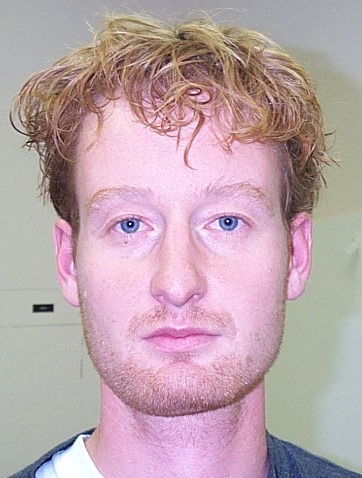
%> input picture images/DB1/db1_10.jpg, 362 x 478 px
$ octave --eval "result = hybrid_eye(imread('images/DB1/db1_10.jpg'));"   (GNU Octave 9; MATLAB toolbox functions it lacks are replaced by stand-ins)
%> lines starting %> are read from the running program, lines starting %| are printed output that depends on the picture; in (x1, y1, x2, y2) boxes, pixels count from 0 and x2, y2 are one past the last pixel; in counts of white or black regions, pixels touching at a corner belong together; the program's own positions count from 1
### eye_map.m
function [out_image_illum] = eye_map(in_image)

%Test
%in_image = imread("images/DB0/db0_1.jpg");

%Convert RGB color values to YCbCr color space
chroma_img = rgb2ycbcr(in_image);
%> chroma_img: size 478x362x3 uint8; mean of channels 1, 2, 3 164.5, 127.4, 137.8

%color channels scaling
Y = uint16(255 * mat2gray(chroma_img(:,:,1)));
Cb = uint16(255 * mat2gray(chroma_img(:,:,2)));
Cr = uint16(255 * mat2gray(chroma_img(:,:,3)));

Cr_negative = 255 - Cr;

%First eye map
EyeMapC = (1/3).*(Cb.^2 + Cr_negative.^2 + (Cb./Cr));
EyeMapC = im2double(histeq(EyeMapC)); %Send back?
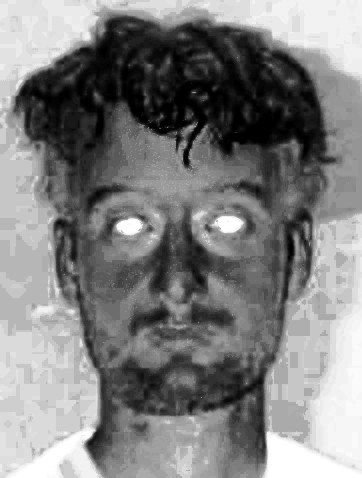
%> EyeMapC: size 478x362 double; min 0, max 1, mean 0.504

SE = strel('disk', 4);
%Second eye map
Dilate = imdilate(Y,SE);
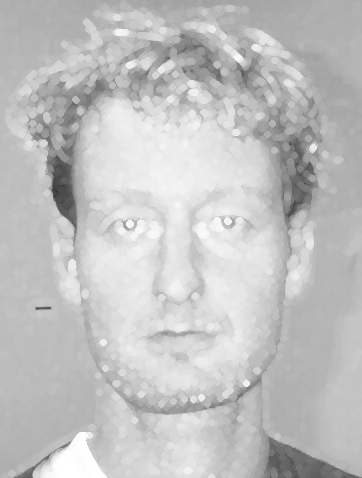
%> Dilate: size 478x362 uint16; min 52, max 255, mean 193.3
Erode = imerode(Y,SE);
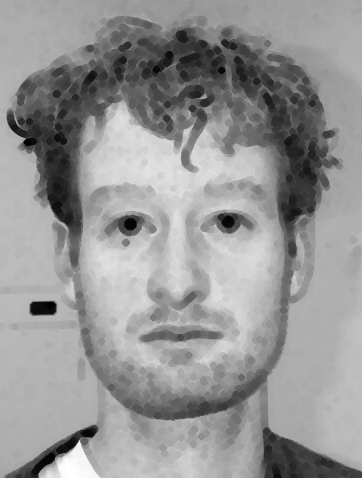
%> Erode: size 478x362 uint16; min 0, max 255, mean 149

EyeMapL = Dilate./(Erode+1);
EyeMapL = im2double(histeq(EyeMapL));
%> EyeMapL: size 478x362 double; every value is 1

%Combination of Cr and Cb
EyeMap = EyeMapC.* EyeMapL;
EyeMap = histeq(EyeMap);

EyeMap = EyeMap > 0.85;
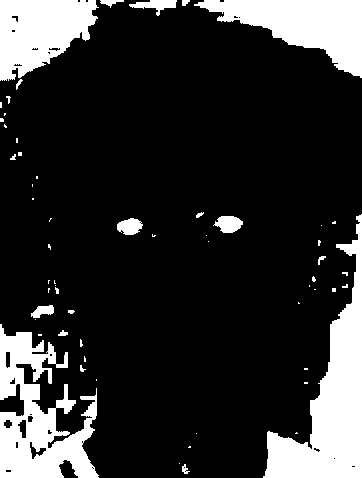
%> EyeMap: size 478x362 logical; 18.2% white; 59 white regions (39 under 20 px), largest, box (x1, y1, x2, y2) and area: (263, 214, 362, 478) 9650, (0, 324, 99, 478) 7989, (194, 0, 362, 78) 6361

%Normalize
EyeMap = uint8(255 * mat2gray(EyeMap));

out_image_illum = imdilate(EyeMap,SE);
%> out_image_illum: size 478x362 uint8; 23.8% white; 33 white regions, largest, box (x1, y1, x2, y2) and area: (0, 0, 362, 93) 14302, (260, 211, 362, 478) 11231, (0, 321, 102, 478) 11057

%imshow(out_image_illum)

### eye_map_colour.m
function [out_image_colour] = eye_map_colour(in_image)

%Test
%in_image = imread("image_0253.jpg");

gray_im = rgb2gray(in_image);
gray_im = histeq(gray_im);
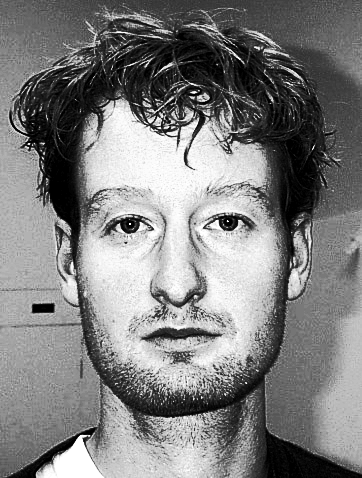
%> gray_im: size 478x362 uint8; min 0, max 255, mean 126.9

out_image_colour = gray_im > 20;
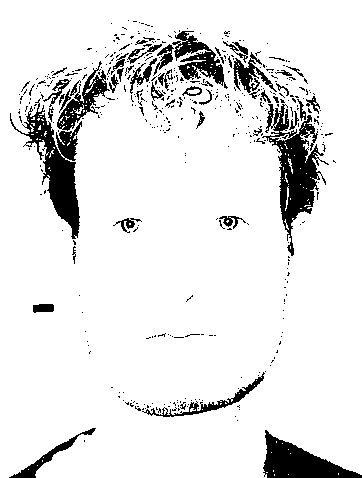
%> out_image_colour: size 478x362 logical; 89.9% white; 467 black regions (417 under 20 px), largest, box (x1, y1, x2, y2) and area: (262, 104, 329, 256) 3408, (10, 98, 82, 239) 3108, (263, 430, 362, 478) 2266

### eye_map_edge.m
function [out_image_edge] = eye_map_edge(in_image)

%Test
%in_image = imread("image_0253.jpg");

gray_im = rgb2gray(in_image);
%Sobel can detect edges
sobel_im = edge(gray_im, 'sobel');
%> sobel_im: size 478x362 logical; 4.2% white in thin lines or dots

SE = strel('disk', 4);

%Dilation twice to enhance the conected regions
edge_im = imdilate(sobel_im,SE);
%> edge_im: size 478x362 logical; 28.1% white; 56 white regions, largest, box (x1, y1, x2, y2) and area: (6, 15, 340, 356) 34480, (104, 363, 257, 421) 2927, (5, 424, 107, 478) 1647
edge_im = imdilate(edge_im,SE);
%> edge_im: size 478x362 logical; 39.9% white; 15 white regions, largest, box (x1, y1, x2, y2) and area: (3, 12, 362, 478) 56926, (127, 288, 227, 346) 3413, (2, 421, 110, 478) 2568

%Erosion three times to get rid of unwanted connected regions
edge_im = imerode(edge_im,SE);
%> edge_im: size 478x362 logical; 30.4% white; 22 white regions, largest, box (x1, y1, x2, y2) and area: (6, 15, 340, 425) 43330, (139, 291, 224, 343) 1906, (5, 424, 107, 478) 1690
edge_im = imerode(edge_im,SE);
%> edge_im: size 478x362 logical; 21.4% white; 59 white regions (41 under 20 px), largest, box (x1, y1, x2, y2) and area: (9, 18, 337, 304) 30533, (107, 366, 255, 420) 2283, (8, 427, 104, 478) 784
out_image_edge = imerode(edge_im,SE);
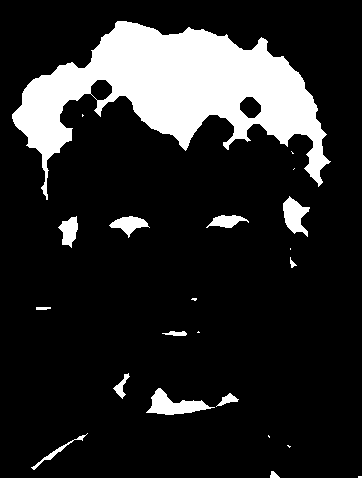
%> out_image_edge: size 478x362 logical; 15.4% white; 22 white regions (9 under 20 px), largest, box (x1, y1, x2, y2) and area: (12, 21, 331, 200) 23371, (146, 388, 215, 415) 836, (283, 196, 310, 237) 613

### eye_rules.m
%Rules to detect eye blobs
%Solidity of the region is greater than 0.5
%Aspect ratio between 0.8 and 4.0
%Connected region is not touching the border
%The orientation of the connected component is between -45 and +45 degree


function image_eye_rules = eye_rules(in_image)

%> the run ends on the next line
    blob_areas = regionprops(in_image, 'Solidity', 'BoundingBox', 'Orientation', 'PixelList', 'Area');

%clear border
    image_eye_rules = imclearborder(in_image);

    for i = 1:length(blob_areas)

        solidity = blob_areas(i).Solidity;

        width = blob_areas(i).BoundingBox(3);
        height = blob_areas(i).BoundingBox(4);
        aspectRatio = width/height;

        orientation = blob_areas(i).Orientation;

        % remove blobs according to rules
        if ((solidity < 0.5) && (aspectRatio > 4.0 || aspectRatio < 0.8) && (orientation < -45 || orientation > 45))
            region_pixels = blob_areas(i).PixelList;
            image_eye_rules(region_pixels) = 0;
        end
    end
end

### hybrid_eye.m
function [hybrid_image] = hybrid_eye(in_image)

% Test
%in_image = imread("images/DB1/db1_10.jpg");
% in_image = white_patch(in_image);

out_image_illum = eye_map(in_image);
out_image_colour = eye_map_colour(in_image);
out_image_edge = eye_map_edge(in_image);

%Eye blob rules
out_image_illum = eye_rules(out_image_illum);
out_image_colour = eye_rules(out_image_colour);
out_image_edge = eye_rules(out_image_edge);

%Combine images after rules have been applied
ill_and_colour = out_image_illum & out_image_colour;
ill_and_edge = out_image_illum & out_image_edge;
colour_and_edge = out_image_colour & out_image_edge;

hybrid_image = ill_and_colour | ill_and_edge | colour_and_edge;
hybrid_image = bwareafilt(hybrid_image, 8);

% [11 lines of commented-out code are left out]

$ run again, on images/DB1/db1_01.jpg
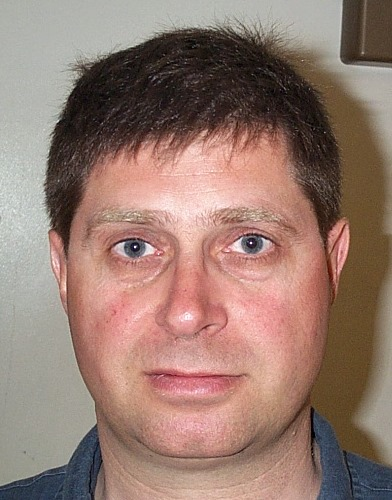
%> input picture images/DB1/db1_01.jpg, 392 x 500 px
%> chroma_img: size 500x392x3 uint8; mean of channels 1, 2, 3 127.3, 119.3, 140.8
%> in eye_map, `EyeMap = EyeMap > 0.85;`:
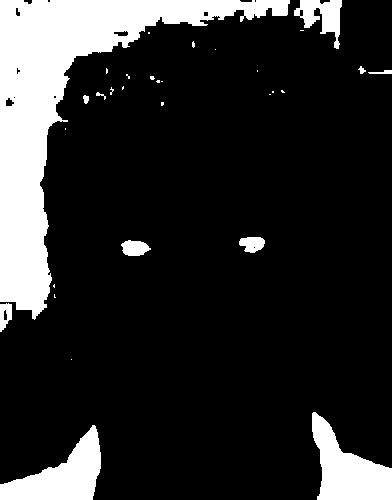
%> EyeMap: size 500x392 logical; 16.7% white; 31 white regions (20 under 20 px), largest, box (x1, y1, x2, y2) and area: (0, 0, 290, 320) 23088, (312, 412, 392, 500) 3767, (0, 425, 101, 500) 3649
%> out_image_illum: size 500x392 uint8; 19.9% white; 19 white regions, largest, box (x1, y1, x2, y2) and area: (0, 0, 345, 335) 27733, (309, 409, 392, 500) 4377, (0, 422, 104, 500) 4268
%> out_image_colour: size 500x392 logical; 90.1% white; 352 black regions (339 under 20 px), largest, box (x1, y1, x2, y2) and area: (49, 31, 339, 178) 16775, (50, 178, 80, 244) 742, (309, 189, 337, 231) 443
%> sobel_im: size 500x392 logical; 3.3% white in thin lines or dots
%> in eye_map_edge, `out_image_edge = imerode(edge_im,SE);`:
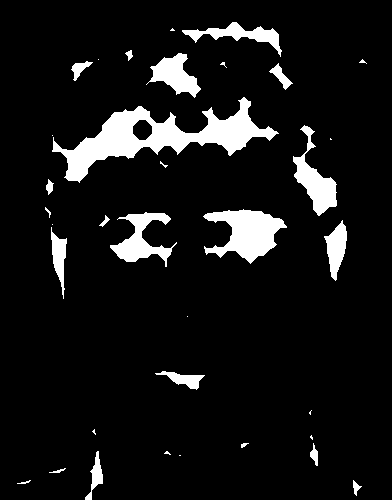
%> out_image_edge: size 500x392 logical; 8.4% white; 35 white regions (14 under 20 px), largest, box (x1, y1, x2, y2) and area: (52, 97, 279, 183) 6000, (203, 209, 287, 264) 2470, (293, 125, 337, 216) 1475

$ run again, on images/DB1/db1_02.jpg
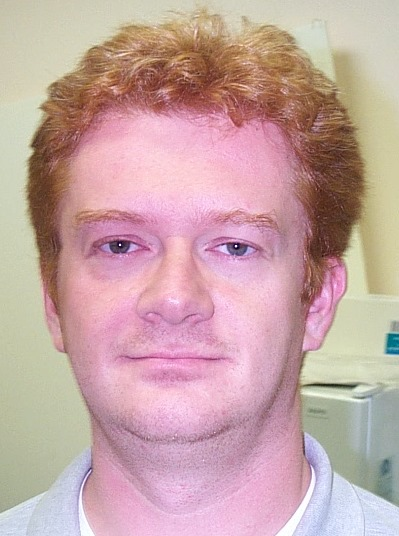
%> input picture images/DB1/db1_02.jpg, 399 x 536 px
%> chroma_img: size 536x399x3 uint8; mean of channels 1, 2, 3 166.8, 122.9, 142.3
%> in eye_map, `EyeMap = EyeMap > 0.85;`:
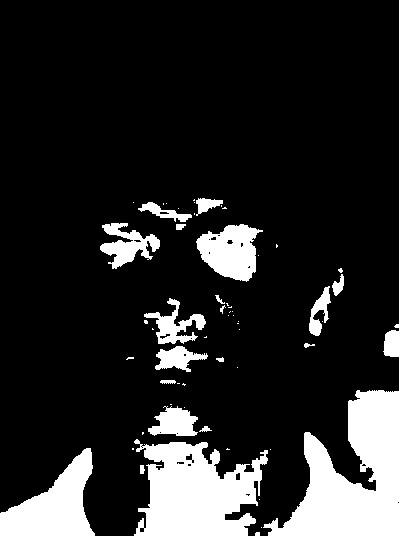
%> EyeMap: size 536x399 logical; 15.3% white; 60 white regions (39 under 20 px), largest, box (x1, y1, x2, y2) and area: (263, 390, 399, 536) 10801, (134, 439, 268, 536) 8742, (0, 448, 95, 536) 4408
%> out_image_illum: size 536x399 uint8; 20.5% white; 19 white regions, largest, box (x1, y1, x2, y2) and area: (129, 401, 274, 536) 12640, (252, 387, 399, 536) 12270, (0, 445, 98, 536) 5066
%> out_image_colour: size 536x399 logical; 90% white; 343 black regions (318 under 20 px), largest, box (x1, y1, x2, y2) and area: (28, 44, 286, 316) 9903, (270, 84, 364, 321) 8732, (92, 239, 150, 254) 364
%> sobel_im: size 536x399 logical; 3.6% white in thin lines or dots
%> in eye_map_edge, `out_image_edge = imerode(edge_im,SE);`:
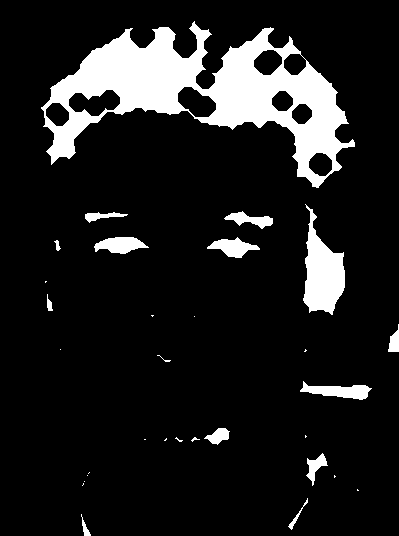
%> out_image_edge: size 536x399 logical; 11.8% white; 31 white regions (17 under 20 px), largest, box (x1, y1, x2, y2) and area: (41, 21, 355, 188) 19132, (303, 204, 345, 315) 2567, (300, 381, 372, 400) 705

$ run again, on images/DB1/db1_03.jpg
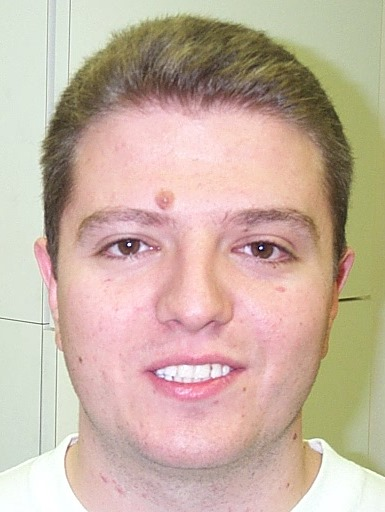
%> input picture images/DB1/db1_03.jpg, 385 x 512 px
%> chroma_img: size 512x385x3 uint8; mean of channels 1, 2, 3 173.5, 118, 138.5
%> out_image_illum: size 512x385 uint8; 26.8% white; 19 white regions, largest, box (x1, y1, x2, y2) and area: (0, 0, 385, 512) 44410, (289, 436, 385, 512) 4363, (153, 362, 232, 385) 1291
%> out_image_colour: size 512x385 logical; 90% white; 130 black regions (120 under 20 px), largest, box (x1, y1, x2, y2) and area: (42, 19, 354, 290) 18300, (246, 241, 297, 261) 463, (96, 238, 151, 256) 397
%> sobel_im: size 512x385 logical; 2.9% white in thin lines or dots
%> in eye_map_edge, `out_image_edge = imerode(edge_im,SE);`:
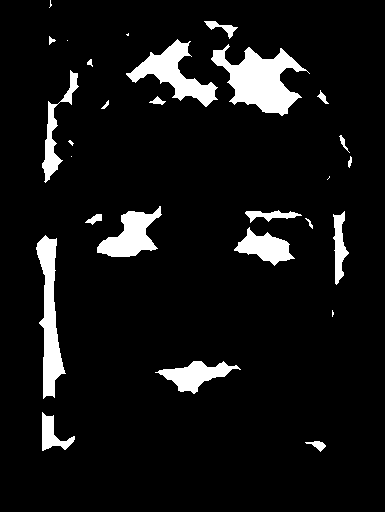
%> out_image_edge: size 512x385 logical; 7.7% white; 28 white regions (7 under 20 px), largest, box (x1, y1, x2, y2) and area: (211, 44, 310, 116) 3371, (36, 235, 66, 399) 2275, (126, 39, 218, 107) 2150
